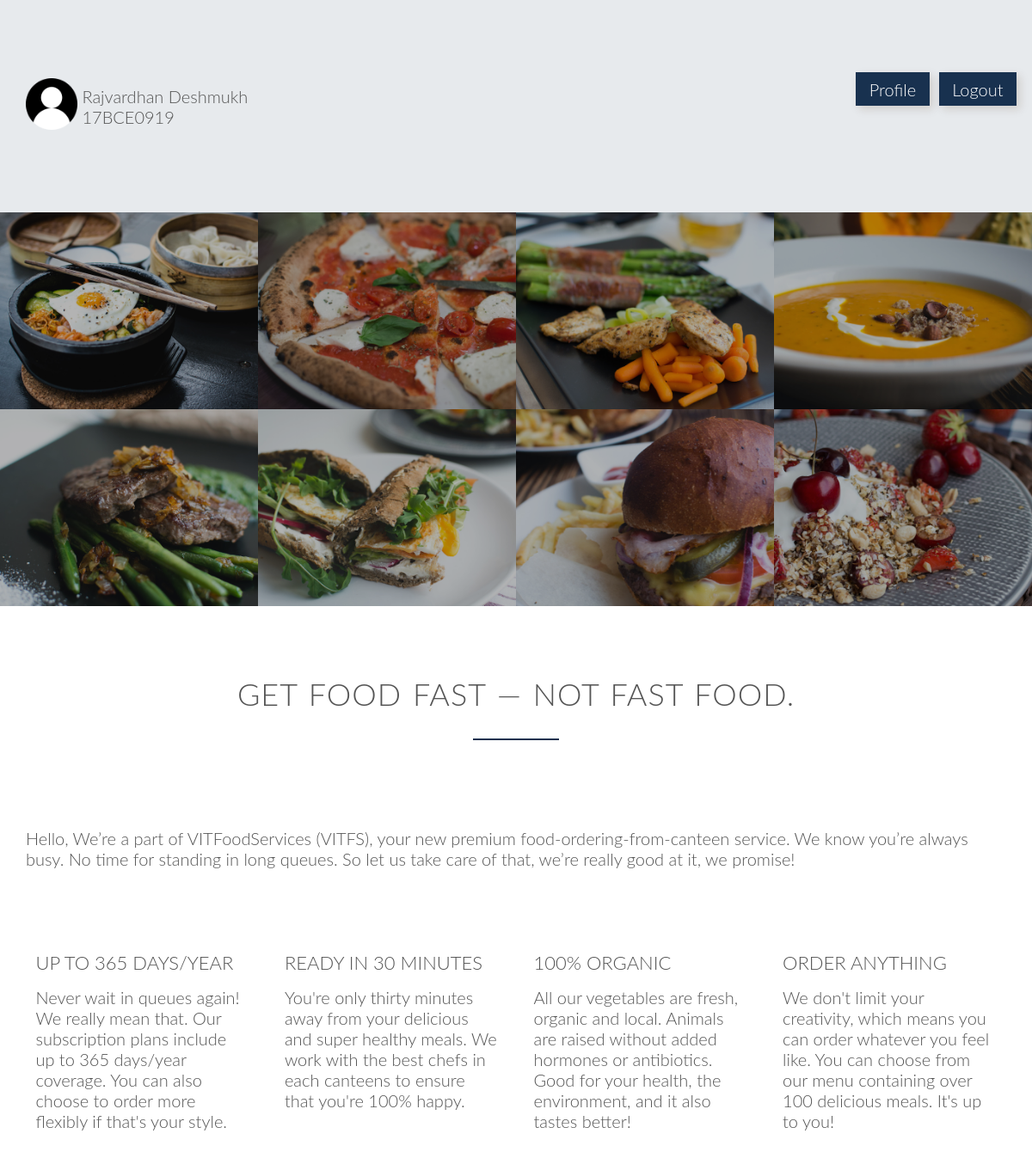
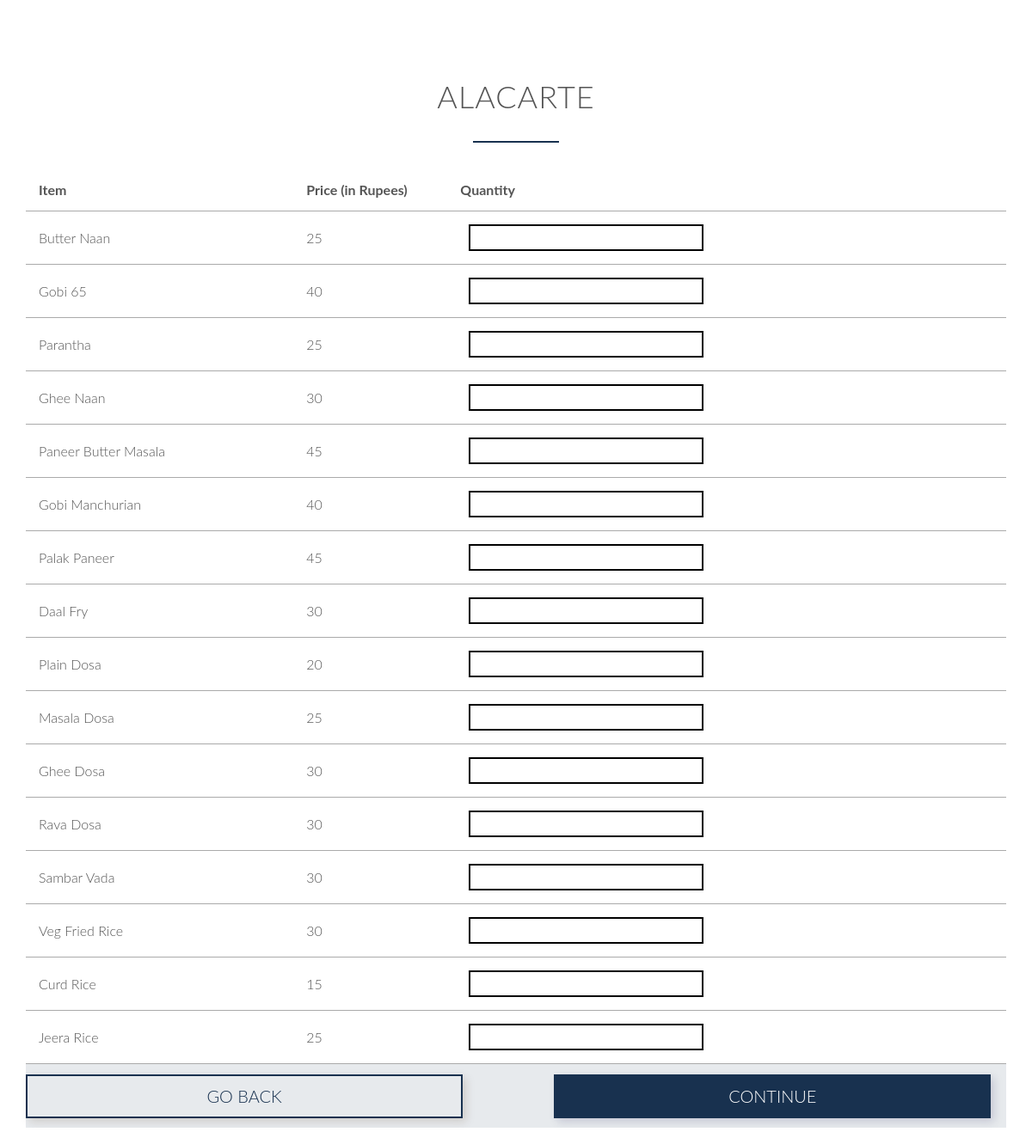
Page /alaac.php (signed in) on the committed database (2 pictures, top to bottom).
### tables this page shows
CREATE TABLE `customer` (
  `custid` varchar(10) NOT NULL,
  `name` varchar(25) DEFAULT NULL,
  `wallet` int(11) DEFAULT NULL,
  `hblock` varchar(2) DEFAULT NULL,
  `hroom` int(11) DEFAULT NULL,
  `phone` decimal(30,0) DEFAULT NULL
);

CREATE TABLE `acalacarte` (
  `iid` int(11) NOT NULL,
  `name` varchar(30) DEFAULT NULL,
  `price` int(11) DEFAULT NULL,
  `time` int(11) NOT NULL
);

### alaac.php (the view, shortened to what this page needs)
<!DOCTYPE html>
<?php
    include('sessioncust.php');
    $uname = $_SESSION['login_user'];
    $sql = "SELECT * from customer where custid='$uname'";
    $result = mysqli_query($db,$sql);
    $row = mysqli_fetch_array($result,MYSQLI_ASSOC);
?>
<html>
    <head>
        <link rel="stylesheet" type="text/css" href="css/style.css">
        <link rel="stylesheet" type="text/css" href="css/grid.css">
    </head>
    <body>
        <section class="section-plans">
            <div class="row">
                <div class="col span-10-of-12">
                    <img src="images/person.png" style="border-radius: 20%; width: 5vw;">
                    <div style="display: inline-block; vertical-align: super"><?php echo $row['name']?><br><?php echo $row['custid']?></div>
                </div>
                <div class="col span-1-of-12"><a style="text-decoration: none; background-color: #18314f; padding: 10% 20%; color: white; vertical-align: text-bottom; margin-top: 20%; margin-bottom: 20%; box-shadow: 4px 4px 10px rgba(72, 39, 10, 0.15)" href="profile.php">Profile</a></div>
                <div class="col span-1-of-12"><a style="text-decoration: none; background-color: #18314f; padding: 10% 20%; color: white; vertical-align: text-bottom; margin-top: 20%; margin-bottom: 20%; box-shadow: 4px 4px 10px rgba(72, 39, 10, 0.15)" href="index.php">Logout</a></div>
            </div>
        </section>
        <section class="section-meals">
			<ul class="meals-show clearfix">
				<li>
					<figure class="meal-photo">
						<img src="images/1.jpg" alt="Korean bibimbap with egg and vegetables">
					</figure>
				</li>
				<li>
					<figure class="meal-photo">
						<img src="images/2.jpg" alt="Simple italian pizza with cherry tomatoes">
					</figure>
				</li>
				<li>
					<figure class="meal-photo">
						<img src="images/3.jpg" alt="Chicken breast steak with vegetables">
					</figure>
				</li>
				<li>
					<figure class="meal-photo">
						<img src="images/4.jpg" alt="Autumn pumpkin soup">
					</figure>
				</li>
			</ul>
			<ul class="meals-show clearfix">
				<li>
					<figure class="meal-photo">
						<img src="images/5.jpg" alt="Paleo beef steak with vegetables">
					</figure>
				</li>
				<li>
					<figure class="meal-photo">
						<img src="images/6.jpg" alt="Healthy baguette with egg and vegetables">
					</figure>
				</li>
				<li>
					<figure class="meal-photo">
						<img src="images/7.jpg" alt="Burger with cheddar and bacon">
					</figure>
				</li>
				<li>
					<figure class="meal-photo">
						<img src="images/8.jpg" alt="Granola with cherries and strawberries">
					</figure>
				</li>
			</ul>
		</section>
        <section class="section-features">
			<div class="row">
				<h2>Get food fast &mdash; not fast food.</h2>
            <br><br><br>
				<p class="long-feat">
					Hello, We’re a part of VITFoodServices (VITFS), your new premium food-ordering-from-canteen service. We know you’re always busy. No time for standing in long queues. So let us take care of that, we’re really good at it, we promise!
				</p>
			</div>
            <br><br><br>
			<div class="row">
				<div class="col span-1-of-4 box">
					<h3>Up to 365 days/year</h3>
					<p>
						Never wait in queues again! We really mean that. Our subscription plans include up to 365 days/year coverage. You can also choose to order more flexibly if that's your style.
					</p>
				</div>
				<div class="col span-1-of-4 box">
					<h3>Ready in 30 minutes</h3>
					<p>
						You're only thirty minutes away from your delicious and super healthy meals. We work with the best chefs in each canteens to ensure that you're 100% happy.
					</p>
				</div>
				<div class="col span-1-of-4 box">
					<h3>100% organic</h3>
					<p>
						All our vegetables are fresh, organic and local. Animals are raised without added hormones or antibiotics. Good for your health, the environment, and it also tastes better!
					</p>
				</div>
				<div class="col span-1-of-4 box">
					<h3>Order anything</h3>
					<p>
						We don't limit your creativity, which means you can order whatever you feel like. You can choose from our menu containing over 100 delicious meals. It's up to you!
					</p>
				</div>
			</div>
		</section>
        <section class="section-cant">
            <div class="row">
                <h2>ALAcarte</h2>
            </div>
            <div class="row">
                <form method="post" id="sjt" name="sjt" action="<?php $_PHP_SELF ?>">
                <table>
                    <tr>
                        <td width=150><strong>Item</strong></td>
                        <td width=15><strong>Price (in Rupees)</strong></td>
                        <td width=15><strong>Quantity</strong></td>
                    </tr>
                    <?php
                        $ala = "SELECT * from acalacarte";
                        $res = mysqli_query($db,$ala);
                        while($item = mysqli_fetch_array($res, MYSQLI_ASSOC)){
                            echo "<tr><td>".$item['name']."</td><td>".$item['price']."</td><td align=\"center\"><input type=\"numeric\" class=\"btnsmall\" id=\"".$item['iid']."\" name =\"".$item['iid']."\"></td>";
                        }
                    ?>
                </table>
                <div class="section-plans">
                <div class="row">
                <a style="text-decoration: none; color:#18314f;" href="homepage.php">
                    <div class="col span-5-of-11" style="box-shadow: 4px 4px 10px rgba(72, 39, 10, 0.15); text-align: center; padding: 1%;border: 2px solid #18314f;font-family: 'Lato','Arial', sans-serif;font-weight: 300;font-size: 20px;">
                        GO BACK
                    </div>
                </a>
                <div class="col"> &nbsp;&nbsp;&nbsp;&nbsp;&nbsp;&nbsp;&nbsp;&nbsp;&nbsp;&nbsp;&nbsp;&nbsp;&nbsp;&nbsp;&nbsp;&nbsp;</div>
                    <button class="col span-5-of-11" style="box-shadow: 4px 4px 10px rgba(12, 10, 72, 0.15); text-align: center; padding: 1%;border: 2px solid #18314f;background-color: #18314f; color: white; font-family: 'Lato','Arial', sans-serif;font-weight: 300;font-size: 20px;" type="submit" id="Submit" name="Submit" for="sjt">
                        CONTINUE
                    </button>
                </div>
                </div>
                </form>
            </div>
        </section>
   </body>
</html>

### css/style.css (style rules this page uses)
* { margin:0; padding: 0; -webkit-box-sizing: border-box; box-sizing: border-box; }
html, body { background-color: #fff; color: #555; font-family: 'Lato','Arial', sans-serif; font-weight: 300; font-size: 20px; text-rendering: optimizeLegibility; overflow-x: hidden; }
.clearfix { zoom: 1 }
.clearfix:after { content: '.'; clear: both; display: block; height: 0; visibility: hidden; }
.row { max-width: 1140px; margin: 0 auto; }
section { padding: 80px 0px; }
.box { padding:1%; }
h1, h2, h3 { font-weight: 300; text-transform: uppercase; }
h2 { font-size: 180%; word-spacing: 2px; text-align: center; margin-bottom: 30px; letter-spacing: 1px; }
h3 { font-size: 110%; margin-bottom: 15px; }
h2:after { display: block; height: 2px; background-color: #18314f; content: " "; width: 100px; margin: 0 auto; margin-top: 30px; }
.btnsmall { background-color: inherit; color: #000; text-decoration: none; font-size: 20px; border: 2px solid #000; margin-left: 10px; display: inline-block; padding: 2px; }
table { border:none; width: 100%; border-collapse: collapse; }
th, td { padding: 15px; text-align: left; vertical-align: middle; border: none; border-bottom: 1px solid #aaaaaa; }
.section-meals { padding: 0; }
.meals-show { list-style: none; width: 100%; }
.meals-show li { display: block; float: left; width:25%; }
.meal-photo { width:100%; margin: 0; overflow: hidden; background-color: #000; }
.meal-photo img { width: 100%; height: auto; -webkit-transform: scale(1.15); transform: scale(1.15); -webkit-transition: opacity 0.5s, -webkit-transform 0.5s; transition: opacity 0.5s, -webkit-transform 0.5s; transition: transform 0.5s, opacity 0.5s; transition: transform 0.5s, opacity 0.5s, -webkit-transform 0.5s; opacity: 0.7; }
.section-cant { padding: 1%; }
.section-plans { background-color: rgba(24, 49, 79, 0.1); }
form { font-size: 80%; }

### css/grid.css (style rules this page uses)
.row { zoom: 1; }
.row:before, .row:after { content:""; display:table; }
.row:after { clear:both; }
.col { display: block; float:left; margin: 1% 0 1% 1.6%; }
.col:first-child { margin-left: 0; }
.span-1-of-4 { width: 23.8%; }
.span-5-of-11 { width: 44.58%; }
.span-10-of-12 { width: 83.06%; }
.span-1-of-12 { width: 6.86%; }

### rows in the picture
customer: name "Rajvardhan Deshmukh", custid "17BCE0919"
acalacarte: name "Butter Naan", price "25"
acalacarte: name "Gobi 65", price "40"
acalacarte: name "Parantha", price "25"
acalacarte: name "Ghee Naan", price "30"
acalacarte: name "Paneer Butter Masala", price "45"
acalacarte: name "Gobi Manchurian", price "40"
acalacarte: name "Palak Paneer", price "45"
acalacarte: name "Daal Fry", price "30"
acalacarte: name "Plain Dosa", price "20"
acalacarte: name "Masala Dosa", price "25"
acalacarte: name "Ghee Dosa", price "30"
acalacarte: name "Rava Dosa", price "30"
acalacarte: name "Sambar Vada", price "30"
acalacarte: name "Veg Fried Rice", price "30"
acalacarte: name "Curd Rice", price "15"
acalacarte: name "Jeera Rice", price "25"
